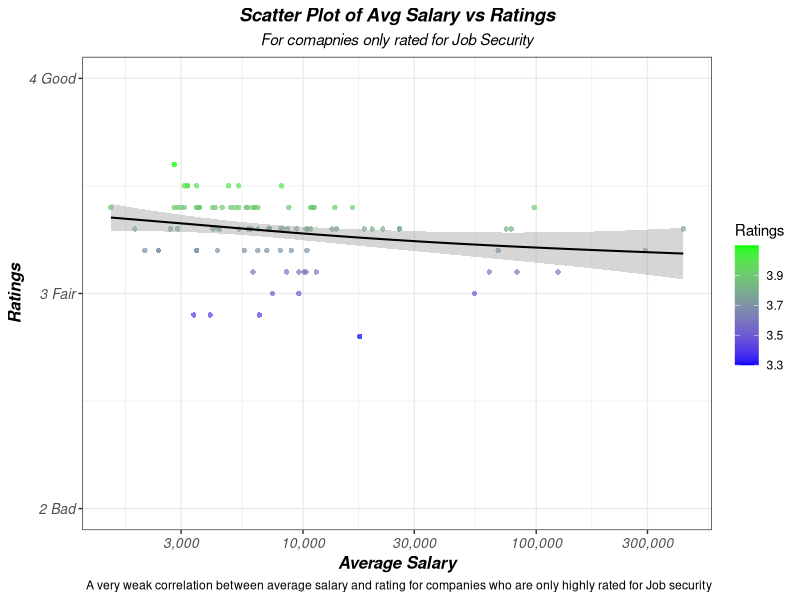

Write the R code that produced this figure.
library(readxl)
library("dplyr")
library(ggplot2)


# Reading the raw company data
companies_df <- read_excel("companies.xlsx")

# filtering and limiting the company df
filtered_companies_df <- companies_df %>%
  filter(Highly_rated_for == "Job Security")%>%  
  mutate(Avg_salary = as.numeric(gsub("k", "", Avg_salary)) * 1000)%>%  # Convert the k into 1000
  slice(1:100)


# Creating a scatter plot to visualize the relationship between company rating and average salary
ggplot(data = filtered_companies_df, aes(x = Avg_salary, y = Ratings)) +
  geom_point(aes(colour = Ratings), shape = 16, alpha = 0.7) +
  geom_smooth(method = "gam", color = "black", se = TRUE, size = 0.7) +
  scale_color_gradient(low = "blue", high = "green") +
  theme_bw() +
  
  labs(title = "Scatter Plot of Avg Salary vs Ratings",
       subtitle = "For comapnies only rated for Job Security",
       x = "Average Salary",
       y = "Ratings",
       caption = "A very weak correlation between average salary and rating for companies who are only highly rated for Job security") +
  
#  scale_x_log10(labels = scales::comma) + # Scale the x axis
  scale_x_continuous(labels = scales::comma,
                     # breaks = scales::pretty_breaks(n = ),
                     # breaks = function(x) 10^pretty(log10(range(x, finite = TRUE))),
                     trans = "log10") +
  scale_y_continuous(limits = c(2.5,4.5),
                     breaks = 2.5:4.5,
                     labels = c("2 Bad", "3 Fair", "4 Good")) +
  
  theme(plot.title = element_text(hjust = 0.5, face = "bold.italic"),# Center the plot title
        plot.subtitle = element_text(hjust = 0.5, face = "italic"),
        legend.position = "right",  # Adjust legend position
        axis.text = element_text(size = 10, face = "italic"),  # Adjust text size
        axis.title = element_text(size = 12, face = "bold.italic"))  # Adjust title size and font 

# Conclusion we see a very slight negative correlation between a company's rating and the average salary
# Since most points falls outside the confidence interval(grey area), we can also conclude that linear model might not be a good fit